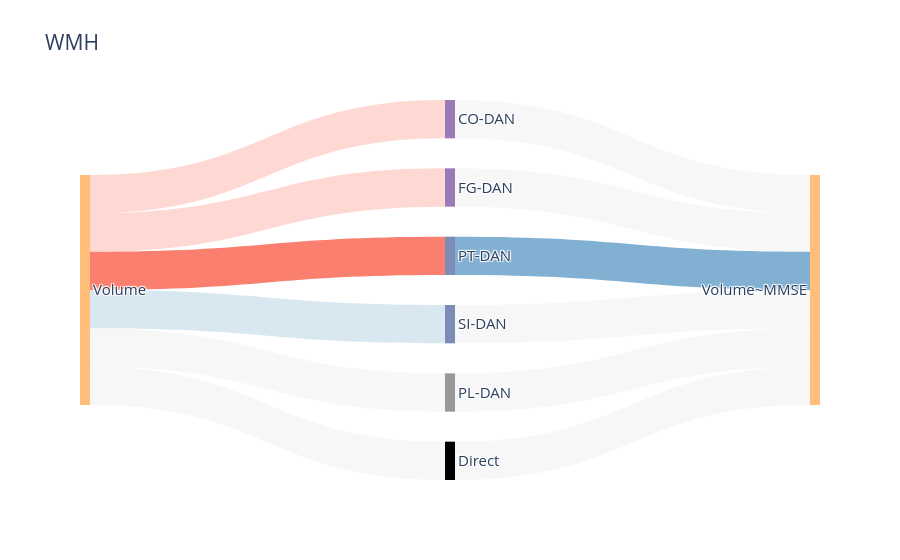

Notebook source saved alongside this figure:
### Code cell
for cog_group in cog_groups:
    sankey_tbl = med_res_tbl[med_res_tbl.cog.isin(cog_group)].copy()

    for j, TRACT_LABS in enumerate(TRACT_LABS[1:]):
        try:
            med_res_lm = sankey_tbl[sankey_tbl.tg_lab == TRACT_LABS]

            # display(med_res_lm[med_res_lm.path.str.contains("fg")])
            y_labs = med_res_lm.medcog.unique()
            x_labs = med_res_lm.med.unique()
            cm_by_net = []
            for cm in CM_NAME_ARR:
                for net in med_res_lm.net.unique():
                    cm_by_net.append(cm[:2].upper() + "-" + network_abbreviations[net])

            sankey_labs = [*x_labs, *cm_by_net, *y_labs, "Direct"]
            sankey_labs_color = [*[PLT3[1] for i in x_labs]]

            for cm in cm_by_net:
                for cm_cl in CM_ARR:
                    if cm[:2].lower() == cm_cl[0][:2]:

                        sankey_labs_color.append(cm_cl[2])

            sankey_labs_color = [*sankey_labs_color, *[PLT3[1] for i in y_labs]]
            # pos_x_arr = [*[0 for i in x_labs], *[0.5 for i in cm_by_net], *[1 for i in y_labs]]

            link_dict = dict(
                source=[],
                target=[],
                value=[],
                line=[],
                color=[],
            )
            node_dict = dict(
                pad=30,
                thickness=10,
                line=dict(color="black", width=0.0),
                label=sankey_labs,
                color=sankey_labs_color,
            )
            # based on each X item
            for j in range(len(med_res_lm) // 17):
                for index in range(5):
                    # Med~X
                    row = med_res_lm.iloc[17 * j + index]

                    cm_x_y = row["path"].split(" ~ ")

                    med_cm = cm_x_y[0]
                    link_dict["source"].append(sankey_labs.index(row["med"]))
                    link_dict["target"].append(
                        sankey_labs.index(
                            med_cm[:2].upper() + "-" + network_abbreviations[row["net"]]
                        )
                    )
                    link_dict["value"].append(1)

                    line_cl = "white" if row.sig == "Yes" else "rgba(0,0,0,0)"
                    link_dict["line"] = dict(color=line_cl, width=0)
                    # if med_res_lm.iloc[17 * j + 10].sig == "Yes":
                    if med_res_lm.iloc[17 * j + index + 5 + 7].sig == "Yes":
                        link_cl = opaque_color[0] if row.coef > 0 else opaque_color[2]
                    else:
                        if row.sig == "Yes":
                            link_cl = trans_color[0] if row.coef > 0 else trans_color[2]
                        else:
                            link_cl = "rgba(0,0,0, 0.03)"
                    # else:
                    #     link_cl = "rgba(255,255,255, 0.03)"
                    link_dict["color"].append(link_cl)

                    # ----------------------------------------------------------------
                    # Y~Med
                    row = med_res_lm.iloc[17 * j + index + 5]
                    print(row.path)
                    cm_x_y = row["path"].split(" ~ ")

                    med_cm = cm_x_y[1]
                    link_dict["source"].append(
                        sankey_labs.index(
                            med_cm[:2].upper() + "-" + network_abbreviations[row["net"]]
                        )
                    )
                    link_dict["target"].append(sankey_labs.index(row["medcog"]))

                    link_dict["value"].append(1)

                    line_cl = "white" if row.sig == "Yes" else "rgba(0,0,0,0)"
                    link_dict["line"] = dict(color=line_cl, width=0)

                    # if med_res_lm.iloc[17 * j + 10].sig == "Yes":
                    print(med_res_lm.iloc[17 * j + index + 5 + 7].path)
                    if med_res_lm.iloc[17 * j + index + 5 + 7].sig == "Yes":
                        link_cl = opaque_color[0] if row.coef > 0 else opaque_color[2]
                    else:
                        if row.sig == "Yes":
                            link_cl = trans_color[0] if row.coef > 0 else trans_color[2]
                        else:
                            link_cl = "rgba(0,0,0, 0.03)"
                    # else:
                    #     link_cl = "rgba(255,255,255, 0.03)"

                    link_dict["color"].append(link_cl)

                # Direct
                row = med_res_lm.iloc[17 * j + 11]
                link_dict["source"].append(sankey_labs.index(row["med"]))
                link_dict["target"].append(sankey_labs.index("Direct"))
                link_dict["value"].append(1)
                if med_res_lm.iloc[17 * j + 11].sig == "Yes":
                    link_cl = opaque_color[0] if row.coef > 0 else opaque_color[2]
                else:
                    link_cl = "rgba(0,0,0, 0.03)"
                link_dict["color"].append(link_cl)

                row = med_res_lm.iloc[17 * j + 11]
                link_dict["source"].append(sankey_labs.index("Direct"))
                link_dict["target"].append(sankey_labs.index(row["medcog"]))
                link_dict["value"].append(1)
                if med_res_lm.iloc[17 * j + 11].sig == "Yes":
                    link_cl = opaque_color[0] if row.coef > 0 else opaque_color[2]

                else:
                    link_cl = "rgba(0,0,0, 0.03)"

                link_dict["color"].append(link_cl)

            fig = go.Figure(data=[go.Sankey(node=node_dict, link=link_dict)])
            
            fig.update_layout(title_text=TRACT_LABS.upper(), font_size=15)

            fig.show()
            if not os.path.exists(f"{PROJ_HOME}/figures/MA_{cog_group[0]}"):
                os.makedirs(f"{PROJ_HOME}/figures/MA_{cog_group[0]}")
            fig.write_image(
                f"{PROJ_HOME}/figures/MA_{cog_group[0]}/sankey-{TRACT_LABS}-{row.med}-{cog_group[0]}.svg",
                format="svg",
                scale=1,
            )
        except:
            pass

### Figure 1 — Plotly figure (JSON) as saved in the notebook; plotly's stock layout.template omitted (floating-point values rounded to 4 significant figures)
{"data": [{"link": {"color": ["rgba(250, 127, 111, 0.3)", "rgba(0,0,0, 0.03)", "rgba(250, 127, 111, 0.3)", "rgba(0,0,0, 0.03)", "rgba(250, 127, 111, 1)", "rgba(130, 176, 210, 1)", "rgba(130, 176, 210, 0.3)", "rgba(0,0,0, 0.03)", "rgba(0,0,0, 0.03)", "rgba(0,0,0, 0.03)", "rgba(0,0,0, 0.03)", "rgba(0,0,0, 0.03)"], "line": {"color": "rgba(0,0,0,0)", "width": 0}, "source": [0, 1, 0, 2, 0, 3, 0, 4, 0, 5, 0, 7], "target": [1, 6, 2, 6, 3, 6, 4, 6, 5, 6, 7, 6], "value": [1, 1, 1, 1, 1, 1, 1, 1, 1, 1, 1, 1]}, "node": {"color": ["#FFBE7A", "#9A7BB7", "#9A7BB7", "#7B8CB7", "#7B8CB7", "#999999", "#FFBE7A"], "label": ["Volume", "CO-DAN", "FG-DAN", "PT-DAN", "SI-DAN", "PL-DAN", "Volume~MMSE", "Direct"], "line": {"color": "black", "width": 0}, "pad": 30, "thickness": 10}, "type": "sankey"}], "layout": {"font": {"size": 15}, "title": {"text": "WMH"}}}
